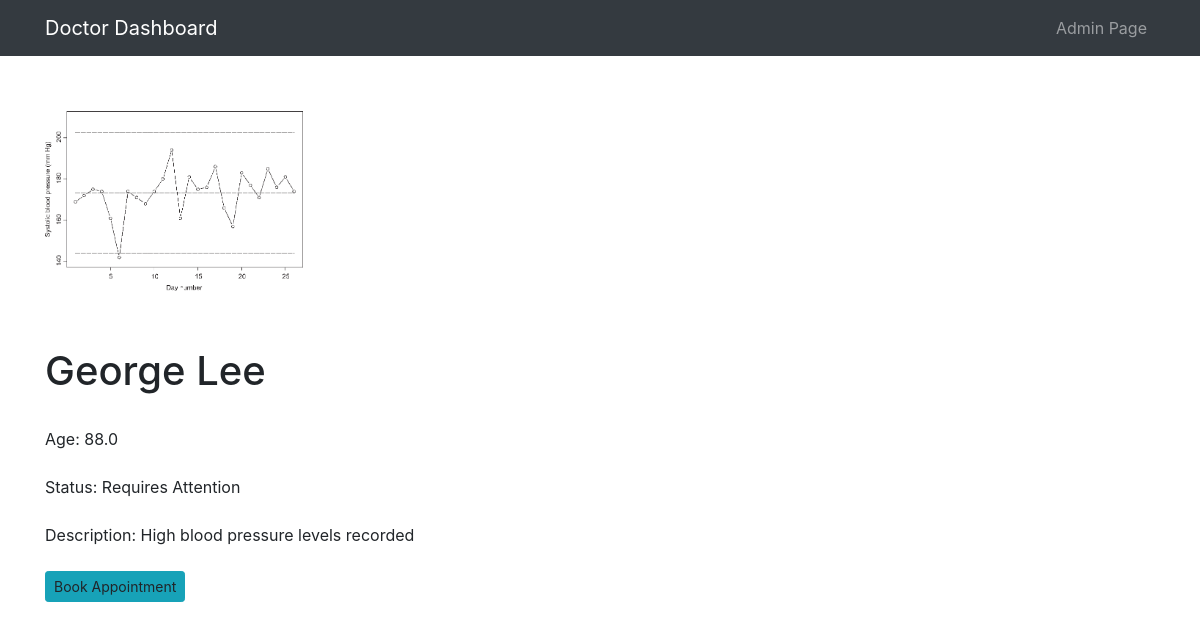
Page /items/1/ on the committed database.
### online_store/models.py (models this page shows, shortened)
class Item(models.Model):
    name = models.CharField(max_length=60)
    age = models.FloatField(default=70)
    status = models.CharField(max_length=250, default='Normal')
    description= models.CharField(max_length=250, default='The ' + str(name), blank=True, null= True)
    image= models.ImageField(upload_to='uploads/', default='', blank=True, null= True)

### online_store/views.py (the view)
# urls.py: path("items/<int:id>/", views.detail, name="detail"),
def detail(request, id):
    item = get_object_or_404(Item, pk=id)
    return render(request, "online_store/detail.html", {"item": item})

### online_store/templates/online_store/detail.html
{% extends "online_store/base.html" %}
{% block content %}
<td><img style="margin-top:10%; height: 180px;" src="{{item.image.url}}" alt=""></td>
<h1 style="margin-top:5%; width:100vh;">{{ item.name }}</h1>
<br>
<a style="margin-top:5%; width:100vh;">Age: {{ item.age }}</a>
<br>
<br>
<a style="margin-top:5%; width:100vh;">Status: {{ item.status }}</a>
<br>
<br>
<a style="margin-top:5%; width:100vh;">Description: {{ item.description }}</a>
<br>
<br>
<a class="btn btn-info btn-sm">Book Appointment</a>
{% endblock content %}

### rows in the picture
Item: image (picture), name "George Lee", age "88.0", status "Requires Attention", description "High blood pressure levels recorded"
